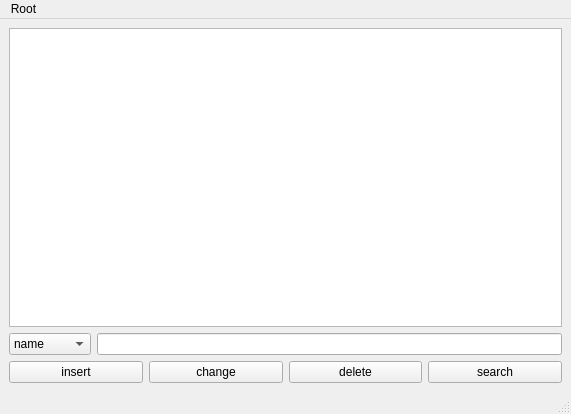
<?xml version="1.0" encoding="UTF-8"?>
<ui version="4.0">
 <class>rootWindow</class>
 <widget class="QMainWindow" name="rootWindow">
  <property name="geometry">
   <rect>
    <x>0</x>
    <y>0</y>
    <width>571</width>
    <height>414</height>
   </rect>
  </property>
  <property name="windowTitle">
   <string>MainWindow</string>
  </property>
  <widget class="QWidget" name="centralwidget">
   <layout class="QVBoxLayout" name="verticalLayout">
    <item>
     <widget class="QTableView" name="tableView"/>
    </item>
    <item>
     <layout class="QHBoxLayout" name="horizontalLayout">
      <item>
       <widget class="QComboBox" name="comboBox">
        <item>
         <property name="text">
          <string>name</string>
         </property>
        </item>
        <item>
         <property name="text">
          <string>password</string>
         </property>
        </item>
        <item>
         <property name="text">
          <string>sex</string>
         </property>
        </item>
        <item>
         <property name="text">
          <string>age</string>
         </property>
        </item>
        <item>
         <property name="text">
          <string>salary</string>
         </property>
        </item>
        <item>
         <property name="text">
          <string>level</string>
         </property>
        </item>
       </widget>
      </item>
      <item>
       <widget class="QLineEdit" name="lineEdit"/>
      </item>
     </layout>
    </item>
    <item>
     <layout class="QHBoxLayout" name="horizontalLayout_2">
      <item>
       <widget class="QPushButton" name="insertButton">
        <property name="text">
         <string>insert</string>
        </property>
       </widget>
      </item>
      <item>
       <widget class="QPushButton" name="changeButton">
        <property name="text">
         <string>change</string>
        </property>
       </widget>
      </item>
      <item>
       <widget class="QPushButton" name="deleteButton">
        <property name="text">
         <string>delete</string>
        </property>
       </widget>
      </item>
      <item>
       <widget class="QPushButton" name="searchButton">
        <property name="text">
         <string>search</string>
        </property>
       </widget>
      </item>
     </layout>
    </item>
   </layout>
  </widget>
  <widget class="QMenuBar" name="menubar">
   <property name="geometry">
    <rect>
     <x>0</x>
     <y>0</y>
     <width>571</width>
     <height>28</height>
    </rect>
   </property>
   <widget class="QMenu" name="menuRoot">
    <property name="title">
     <string>Root</string>
    </property>
   </widget>
   <addaction name="menuRoot"/>
  </widget>
  <widget class="QStatusBar" name="statusbar"/>
 </widget>
 <resources/>
 <connections/>
</ui>
